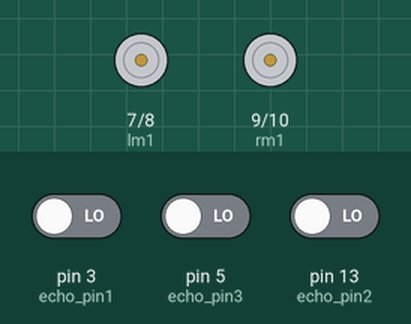
A sketch run on a simulated Arduino Uno, built with avr-gcc and run on an emulated ATmega328P. Shown: motor-driver pin pairs drawn as motors (green arrow = first pin HIGH = forward, orange = second pin HIGH = backward, longer = more drive, scaled by the enable pin). Inputs (shaded band) come from the test bench; at power-on: pin 3 (echo_pin1) LOW, pin 5 (echo_pin3) LOW, pin 13 (echo_pin2) LOW. What the sketch prints to the serial monitor is not drawn.

Above: at 1.9 s.
Timing chart, 0 to 5.3 s (numbered marks = the images above):
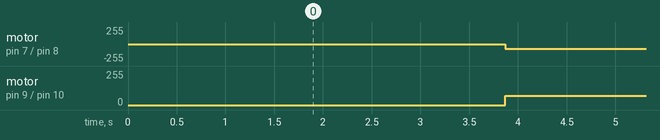

Measured:
- by itself, motor on pin 7 (lm1) / pin 8 (lm2): alternates backward 70/255 for 3.6 s and stopped for 0.52 s
- by itself, motor on pin 9 (rm1) / pin 10 (rm2): alternates forward 70/255 for 3.6 s and stopped for 0.52 s

The sketch:

simple_obstacle_avoiding_bot.ino
```cpp
int trigger_pin1 = 2;
int echo_pin1 = 3;

int trigger_pin2 = 12 ;
int echo_pin2 = 13;

int trigger_pin3 = 4;
int echo_pin3 = 5;

//right motor
int rm1 = 9;
int rm2 = 10;
int en1 = 11;

//left motor
int lm1 = 7;
int lm2 = 8;
int en2 = 6;

void setup()
{
  //front sensor
  pinMode(trigger_pin1, OUTPUT);
  pinMode(echo_pin1, INPUT);
  //left sensor
  pinMode(trigger_pin2, OUTPUT);
  pinMode(echo_pin2, INPUT);
  //right sensor
  pinMode(trigger_pin3, OUTPUT);
  pinMode(echo_pin3, INPUT);
  //right sensor
  pinMode(rm1, OUTPUT);
  pinMode(rm2, OUTPUT);
  pinMode(en1, OUTPUT);
  //left sensor
  pinMode(lm1, OUTPUT);
  pinMode(lm2, OUTPUT);
  pinMode(en2, OUTPUT);
  Serial.begin(9600);
}
double front_sensor()
{
  digitalWrite(trigger_pin1, LOW);
  delay(100);
  digitalWrite(trigger_pin1, HIGH);
  delay(10);
  digitalWrite(trigger_pin1, LOW);
  long duration1 = pulseIn(echo_pin1, HIGH);
  double distance1 = duration1 * 0.034 / 2;
  if (distance1 > 100) {
    distance1 = 0;
  }
  return distance1;
}
double left_sensor()
{
  digitalWrite(trigger_pin2, LOW);
  delay(100);
  digitalWrite(trigger_pin2, HIGH);
  delay(10);
  digitalWrite(trigger_pin2, LOW);
  long duration2 = pulseIn(echo_pin2, HIGH);
  double distance2 = duration2 * 0.034 / 2;
  if (distance2 > 100) {
    distance2 = 0;
  }
  return distance2;
}
double right_sensor()
{
  digitalWrite(trigger_pin3, LOW);
  delay(100);
  digitalWrite(trigger_pin3, HIGH);
  delay(10);
  digitalWrite(trigger_pin3, LOW);
  long duration3 = pulseIn(echo_pin3, HIGH);
  double distance3 = duration3 * 0.034 / 2;
  if (distance3 > 100) {
    distance3 = 0;
  }
  return distance3;
}
void right()
{
  digitalWrite(rm1, LOW);
  digitalWrite(rm2, HIGH);
  digitalWrite(lm1, HIGH);
  digitalWrite(lm2, LOW);
  analogWrite(en1, 70);
  analogWrite(en2, 70);
  Serial.println("===============");
  Serial.println("RIGHT");
}
void left()
{
  digitalWrite(rm1, HIGH);
  digitalWrite(rm2, LOW);
  digitalWrite(lm1, LOW);
  digitalWrite(lm2, HIGH);
  analogWrite(en1, 70);
  analogWrite(en2, 70);
  Serial.println("===============");
  Serial.println("LEFT");
}
void forward()
{
  digitalWrite(rm1, HIGH);
  digitalWrite(rm2, LOW);
  digitalWrite(lm1, HIGH);
  digitalWrite(lm2, LOW);
  analogWrite(en1, 70);
  analogWrite(en2, 70);
  Serial.println("===============");
  Serial.println("FORWARD");
}
void backward()
{
  digitalWrite(rm1, LOW);
  digitalWrite(rm2, HIGH);
  digitalWrite(lm1, LOW);
  digitalWrite(lm2, HIGH);
  analogWrite(en1, 70);
  analogWrite(en2, 70);
  Serial.println("===============");
  Serial.println("BACKWARD");
}
void stops()
{
  digitalWrite(rm1, LOW);
  digitalWrite(rm2, LOW);
  digitalWrite(lm1, LOW);
  digitalWrite(lm2, LOW);
  analogWrite(en1, 0);
  analogWrite(en2, 0);

  Serial.println("===============");
  Serial.println("STOP");
}


void loop()
{
  double f = front_sensor();
  double l = left_sensor();
  double r = right_sensor();


  Serial.print("left: ");
  Serial.print(l);

  Serial.print("forward: ");
  Serial.print(f);


  Serial.print("right: ");
  Serial.println(r);
  Serial.println("____________________________________________");

  while (f<60 and f>30)
  {
    forward();
  }
  if (f < 30)
  {
    stops();
    delay(500);
    if (r > l)
    {
      right();
      delay(215);
    } else
    {
      left();
      delay(215);
    }
  } else if (l = 0 )
  {
    stops();
    delay(400);
    backward();
    delay(400);
  }
}
```
